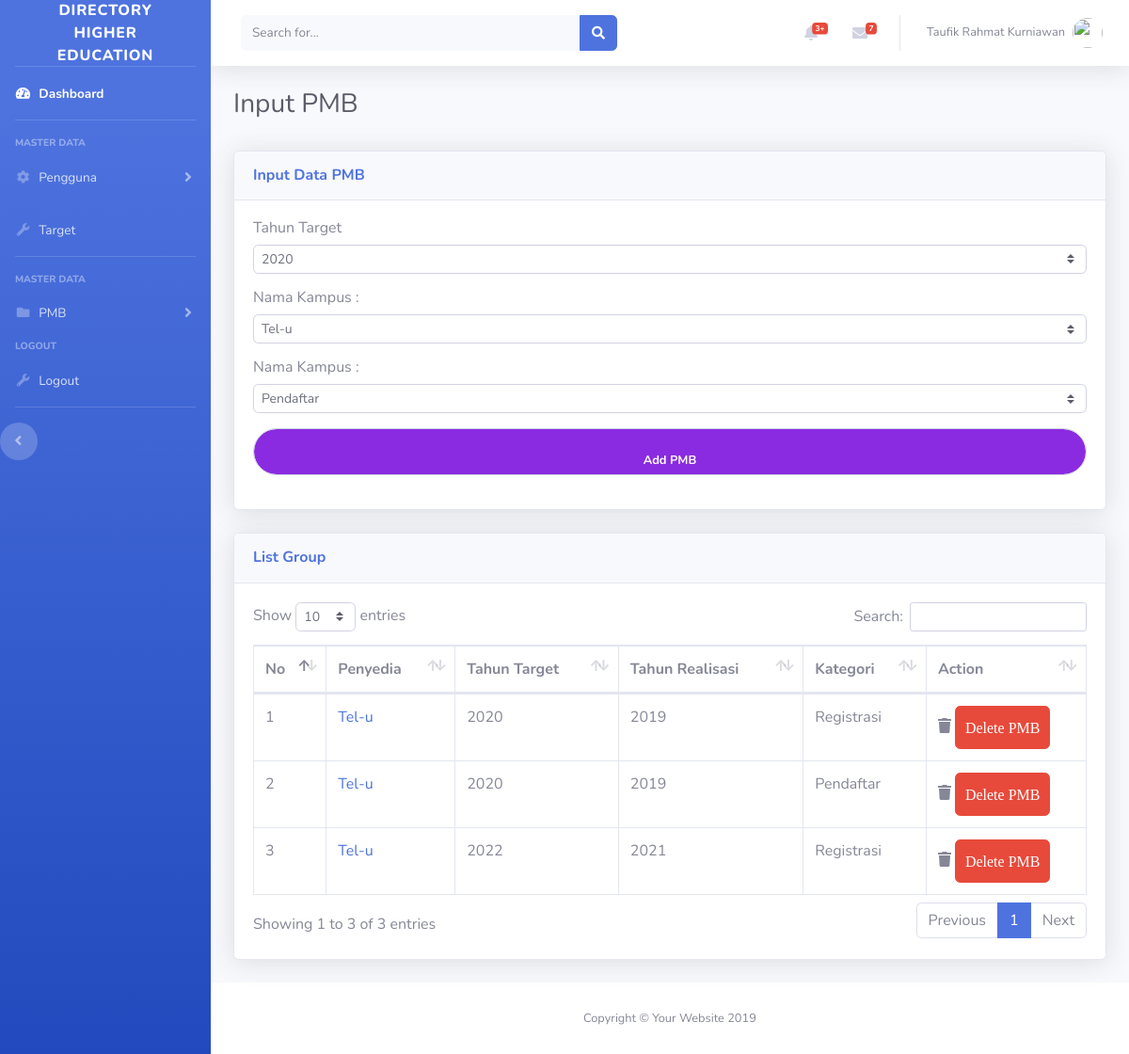
Page /inputPMB.php on the committed database.
### tables this page shows
CREATE TABLE `pmb` (
  `id_pmb` int(10) NOT NULL,
  `tahun_target_pmb` int(4) NOT NULL,
  `tahun_realisasi_pmb` int(4) NOT NULL,
  `kategori_pmb` int(10) NOT NULL,
  `id_kampus` int(10) NOT NULL,
  `id_target` int(10) NOT NULL,
  `id_realisasi` int(10) NOT NULL
);

CREATE TABLE `kampus` (
  `id_kampus` int(10) NOT NULL,
  `nama_kampus` varchar(50) NOT NULL
);

### inputPMB.php (the view, shortened to what this page needs)
<?php
    include ("main/side.php");
?>
          <h1 class="h3 mb-2 text-gray-800">Input PMB</h1><br />
          <div class="card shadow mb-4">
            <div class="card-header py-3">
              <h6 class="m-0 font-weight-bold text-primary">Input Data PMB</h6>
            </div>
            <div class="card-body">
                <form class="user" method="POST">
                    <div class="form-group">
                        <h6>Tahun Target</h6>
                        <select name="year" class="custom-select custom-select-sm form-control form-control-sm">
                            <?php
                                for ($i=1999; $i < 2100 ; $i++) {
                            ?>
                            <option value="<?php echo $i; ?>" <?php getCurrentYear($i); ?> ><?php echo $i; ?></option>
                            <?php
                                }
                            ?>
                        </select>
                    </div>
                    <div class="form-group">
                        <h6>Nama Kampus : </h6>
                        <select name="campus" class="custom-select custom-select-sm form-control form-control-sm" required>
                            <?php
                                getAllCampusData();
                            ?>
                        </select>
                    </div>
                    <div class="form-group">
                        <h6>Nama Kampus : </h6>
                        <select name="category" class="custom-select custom-select-sm form-control form-control-sm" required>
                            <option value="1">Pendaftar</option>
                        </select>
                    </div>
                    <div class="form-group">
                        <input style="background-color: blueviolet; color: white; font-weight: bold;" type="submit" name="addData" class="form-control form-control-user" value="Add PMB">
                    </div>
                  </form>
            </div>
          </div>
          <div class="card shadow mb-4">
            <div class="card-header py-3">
              <h6 class="m-0 font-weight-bold text-primary">List Group</h6>
            </div>
            <div class="card-body">
              <div class="table-responsive">
                <table class="table table-bordered" id="dataTable" width="100%" cellspacing="0">
                  <thead>
                    <tr>
                      <th>No</th>
                      <th>Penyedia</th>
                      <th>Tahun Target</th>
                      <th>Tahun Realisasi</th>
                      <th>Kategori</th>
                      <th>Action</th>
                    </tr>
                  </thead>
                  <tbody>
                    <?php
                        showDataPMB();
                    ?>
                  </tbody>
                </table>
              </div>
            </div>
          </div>
<?php
    include ("main/footer.php");
    function getCurrentYear(String $year) {
        $currentYear = date("Y");
        $selectedFalse = "";
        $selectedtrue = "selected='selected'";
        if ($year == $currentYear) {
            echo $selectedtrue;
        } else {
            echo $selectedFalse;
        }
    }
    function getAllCampusData() {
        $conn = conn();
        $qry = mysqli_query($conn, "SELECT * FROM kampus");
        while ($key = mysqli_fetch_array($qry)) {
            $id_campus = $key["id_kampus"];
            $name_campus = $key["nama_kampus"];
            echo "<option value='$id_campus'>$name_campus</option>";
        }
    }
    function showDataPMB()
    {
        $conn = conn();
        $qry = mysqli_query($conn, "SELECT * FROM pmb");
        $i = 1;
        while ($key = mysqli_fetch_array($qry)) {
            $id = $key['id_pmb'];
            $category = $key['kategori_pmb'];
            ?>
                <tr>
                    <td><?php echo $i++; ?></td>
                    <td><a href="<?php echo "pmbData.php?id_pmb=".$id; ?>"><?php showCampusName($key['id_kampus']); ?></a></td>
                    <td><?php echo $key['tahun_target_pmb'] ?></td>
                    <td><?php echo $key['tahun_realisasi_pmb'] ?></td>
                    <td><?php
                        if ($category == 1) {
                            echo "Pendaftar";
                        } else {
                            echo "Registrasi";
                        }
                        ?></td>
                    <td>
                        <form class="user" method="POST">
                            <i class="fas fa-trash">
                                <input style="padding: 10px;" type="submit" name="deleteData" class="btn btn-danger btn-icon-split" value="Delete PMB">
                            </i>
                        </form>
                    </td>
                </tr>
            <?php
        }
    }
    function showCampusName(int $id_campus)
    {
        $conn = conn();
        $qry = mysqli_query($conn, "SELECT nama_kampus FROM kampus WHERE id_kampus = '$id_campus'");
        $key = mysqli_fetch_assoc($qry);
        echo $key['nama_kampus'];
    }
?>

### main/side.php (shortened to what this page needs)
<!DOCTYPE html>
<html lang="en">
<head>
  <link href="vendor/fontawesome-free/css/all.min.css" rel="stylesheet" type="text/css">
  <link href="css/sb-admin-2.min.css" rel="stylesheet">
  <link href="vendor/datatables/dataTables.bootstrap4.min.css" rel="stylesheet">
</head>
<body id="page-top">
  <div id="wrapper">
    <ul class="navbar-nav bg-gradient-primary sidebar sidebar-dark accordion" id="accordionSidebar">
      <a class="sidebar-brand d-flex align-items-center justify-content-center" href="index.php">
        <div class="sidebar-brand-text mx-3">Directory Higher Education </div>
      </a>
      <hr class="sidebar-divider my-0">
      <li class="nav-item active">
        <a class="nav-link" href="index.php">
          <i class="fas fa-fw fa-tachometer-alt"></i>
          <span>Dashboard</span></a>
      </li>
      <hr class="sidebar-divider">
      <div class="sidebar-heading">
        Master Data
      </div>
      <li class="nav-item">
        <a class="nav-link collapsed" href="#" data-toggle="collapse" data-target="#collapseTwo" aria-expanded="true" aria-controls="collapseTwo">
          <i class="fas fa-fw fa-cog"></i>
          <span>Pengguna</span>
        </a>
      </li>
      <li class="nav-item">
        <a class="nav-link collapsed" href="#">
          <i class="fas fa-fw fa-wrench"></i>
          <span>Target</span>
        </a>
      </li>
      <hr class="sidebar-divider">
      <div class="sidebar-heading">
        Master Data
      </div>
      <li class="nav-item">
        <a class="nav-link collapsed" href="#" data-toggle="collapse" data-target="#collapsePages" aria-expanded="true" aria-controls="collapsePages">
          <i class="fas fa-fw fa-folder"></i>
          <span>PMB</span>
        </a>
      </li>
      <div class="sidebar-heading">
        LOGOUT
      </div>
      <li class="nav-item">
        <a class="nav-link collapsed" href="#" class="dropdown-item" href="#" data-toggle="modal" data-target="#logoutModal">
          <i class="fas fa-fw fa-wrench"></i>
          <span>Logout</span>
        </a>
      <hr class="sidebar-divider d-none d-md-block">
      <div class="text-center d-none d-md-inline">
        <button class="rounded-circle border-0" id="sidebarToggle"></button>
      </div>
    </ul>
    <div id="content-wrapper" class="d-flex flex-column">
      <div id="content">
        <nav class="navbar navbar-expand navbar-light bg-white topbar mb-4 static-top shadow">
          <form class="d-none d-sm-inline-block form-inline mr-auto ml-md-3 my-2 my-md-0 mw-100 navbar-search">
            <div class="input-group">
              <input type="text" class="form-control bg-light border-0 small" placeholder="Search for..." aria-label="Search" aria-describedby="basic-addon2">
              <div class="input-group-append">
                <button class="btn btn-primary" type="button">
                  <i class="fas fa-search fa-sm"></i>
                </button>
              </div>
            </div>
          </form>
          <ul class="navbar-nav ml-auto">
            <li class="nav-item dropdown no-arrow mx-1">
              <a class="nav-link dropdown-toggle" href="#" id="alertsDropdown" role="button" data-toggle="dropdown" aria-haspopup="true" aria-expanded="false">
                <i class="fas fa-bell fa-fw"></i>
                <span class="badge badge-danger badge-counter">3+</span>
              </a>
            </li>
            <li class="nav-item dropdown no-arrow mx-1">
              <a class="nav-link dropdown-toggle" href="#" id="messagesDropdown" role="button" data-toggle="dropdown" aria-haspopup="true" aria-expanded="false">
                <i class="fas fa-envelope fa-fw"></i>
                <span class="badge badge-danger badge-counter">7</span>
              </a>
            </li>
            <li class="nav-item dropdown no-arrow">
              <a class="nav-link dropdown-toggle" href="#" id="userDropdown" role="button" data-toggle="dropdown" aria-haspopup="true" aria-expanded="false">
                <span class="mr-2 d-none d-lg-inline text-gray-600 small">Taufik Rahmat Kurniawan</span>
                <img class="img-profile rounded-circle" src="img/opik.jpg">
              </a>
            </li>
          </ul>
        </nav>
        <div class="container-fluid">

### main/footer.php (shortened to what this page needs)
      </div>
      </div>
      <footer class="sticky-footer bg-white">
        <div class="container my-auto">
          <div class="copyright text-center my-auto">
            <span>Copyright &copy; Your Website 2019</span>
          </div>
        </div>
      </footer>
    </div>
  </div>
</body>
</html>

### rows in the picture
pmb: id_kampus.nama_kampus "Tel-u", tahun_target_pmb "2020", tahun_realisasi_pmb "2019", kategori_pmb "Registrasi"
pmb: id_kampus.nama_kampus "Tel-u", tahun_target_pmb "2020", tahun_realisasi_pmb "2019", kategori_pmb "Pendaftar"
pmb: id_kampus.nama_kampus "Tel-u", tahun_target_pmb "2022", tahun_realisasi_pmb "2021", kategori_pmb "Registrasi"

### other values in the picture
form field year "2020"
form field campus "Tel-u"
